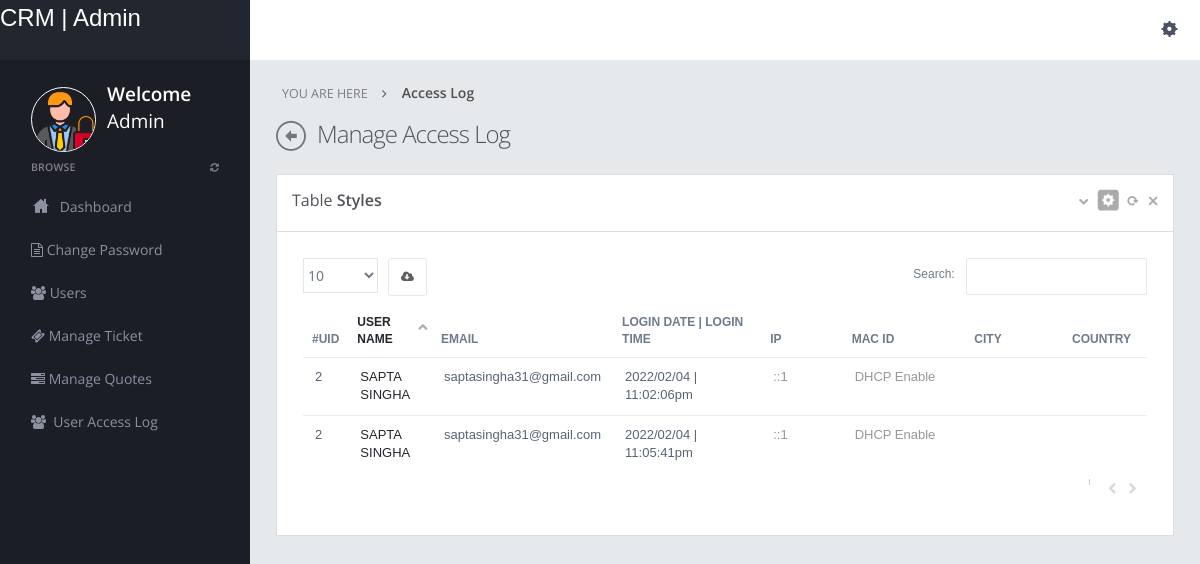
The app's page /admin/user-access-log.php (signed in) with its own data.
### tables this page shows
CREATE TABLE IF NOT EXISTS `usercheck` (
  `id` int NOT NULL AUTO_INCREMENT,
  `logindate` varchar(255) DEFAULT '',
  `logintime` varchar(255) DEFAULT '',
  `user_id` int DEFAULT NULL,
  `username` varchar(255) DEFAULT NULL,
  `email` varchar(255) DEFAULT '',
  `ip` varbinary(16) DEFAULT NULL,
  `mac` varbinary(16) DEFAULT NULL,
  `city` varchar(255) DEFAULT NULL,
  `country` varchar(255) DEFAULT NULL,
  PRIMARY KEY (`id`)
);

### admin/user-access-log.php (the view, shortened to what this page needs)
<?php
include("dbconnection.php");
?>
<!DOCTYPE html>
<html>
<head>
<link href="../assets/plugins/bootstrap-select2/select2.css" rel="stylesheet" type="text/css" media="screen"/>
<link href="../assets/plugins/jquery-datatable/css/jquery.dataTables.css" rel="stylesheet" type="text/css"/>
<link href="../assets/plugins/datatables-responsive/css/datatables.responsive.css" rel="stylesheet" type="text/css" media="screen"/>
<link href="../assets/plugins/boostrapv3/css/bootstrap.min.css" rel="stylesheet" type="text/css"/>
<link href="../assets/plugins/boostrapv3/css/bootstrap-theme.min.css" rel="stylesheet" type="text/css"/>
<link href="../assets/plugins/font-awesome/css/font-awesome.css" rel="stylesheet" type="text/css"/>
<link href="../assets/css/animate.min.css" rel="stylesheet" type="text/css"/>
<link href="../assets/plugins/jquery-scrollbar/jquery.scrollbar.css" rel="stylesheet" type="text/css"/>
<link href="../assets/css/style.css" rel="stylesheet" type="text/css"/>
<link href="../assets/css/responsive.css" rel="stylesheet" type="text/css"/>
<link href="../assets/css/custom-icon-set.css" rel="stylesheet" type="text/css"/>
</head>
<body class="">
<?php include("header.php");?>
<div class="page-container row">
      <?php include("leftbar.php");?>
    </div>
  </div>
  <div class="page-content">
    <div class="content">
      <ul class="breadcrumb">
        <li>
          <p>YOU ARE HERE</p>
        </li>
        <li><a href="#" class="active">Access Log</a> </li>
      </ul>
      <div class="page-title"> <i class="icon-custom-left"></i>
        <h3>Manage Access Log</h3>
      </div>
      <div class="row-fluid">
        <div class="span12">
          <div class="grid simple ">
            <div class="grid-title">
              <h4>Table <span class="semi-bold">Styles</span></h4>
              <div class="tools"> <a href="javascript:;" class="collapse"></a> <a href="#grid-config" data-toggle="modal" class="config"></a> <a href="javascript:;" class="reload"></a> <a href="javascript:;" class="remove"></a> </div>
            </div>
            <div class="grid-body ">
              <table class="table table-hover table-condensed" id="example">
                <thead>
                  <tr>
                    <th style="width:1%">#Uid</th>
                    <th style="width:10%">User Name</th>
                      <th style="width:10%">Email </th>
                             <th style="width:18%">Login date | Login Time </th>
                    <th style="width:10%" data-hide="phone,tablet">IP</th>
                    <th style="width:15%">Mac id</th>
                    <th style="width:12%" data-hide="phone,tablet">City </th>
                    <th style="width:10%">Country </th>
                  </tr>
                </thead>
                <tbody>
                <?php $ret=mysqli_query($con,"select * from usercheck ");
				$cnt=1;
				while($row=mysqli_fetch_array($ret))
				{?>
                  <tr >
                    <td class="v-align-middle"><?php echo $row['user_id'];?></td>
                    <td class="v-align-middle"><?php echo $row['username'];?></td>
                               <td class="v-align-middle"><?php echo $row['email'];?></td>
                               <td class="v-align-middle"><?php echo $row['logindate'];?> | <?php echo $row['logintime'];?> </td>
                    <td class="v-align-middle"><span class="muted"><?php echo $row['ip'];?></span></td>
                    <td><span class="muted"><?php echo $row['mac'];?></span></td>
                    <td class="v-align-middle"><?php echo $row['city'];?>
                    </td>
                      <td><?php echo $row['country'];?></td>
                  </tr>
                 <?php $cnt=$cnt+1; } ?>
                </tbody>
              </table>
            </div>
          </div>
        </div>
      </div>
     </div>
  </div>
</div>
</body>
</html>

### admin/header.php (shortened to what this page needs)
<div class="header navbar navbar-inverse ">
  <div class="navbar-inner">
    <div class="header-seperation">
      <a href="home.php" style="color:#FFF; font-size:24px; padding-top:15px;"> CRM | Admin</a>
    </div>
    <div class="header-quick-nav" >
      <div class="pull-left">
      </div>
      <div class="pull-right">
        <ul class="nav quick-section ">
          <li class="quicklinks"> <a data-toggle="dropdown" class="dropdown-toggle  pull-right " href="#" id="user-options">
            <div class="iconset top-settings-dark "></div>
            </a>
          </li>
        </ul>
      </div>
    </div>
  </div>
</div>

### admin/leftbar.php
<div class="page-sidebar" id="main-menu">
  <div class="page-sidebar-wrapper scrollbar-dynamic" id="main-menu-wrapper">
    <div class="user-info-wrapper">
      <div class="profile-wrapper" style="border:solid #fff 1px;"> <img src="../assets/img/admin.png"  alt="" data-src="../assets/img/admin.png" data-src-retina="../assets/img/admin.png" width="69" height="69"  /> </div>
      <div class="user-info">
        <div class="greeting">Welcome</div>
        <div class="username">Admin</div>
      </div>
    </div>
    <p class="menu-title">BROWSE <span class="pull-right"><a href="javascript:;"><i class="fa fa-refresh"></i></a></span></p>
  <ul>
    <li class="start"> <a href="home.php"> <i class="icon-custom-home"></i> <span class="title">Dashboard</span>  </a>
    </li>
        <li><a href="change-password.php"><span class="fa fa-file-text-o"></span> Change Password</a></li>
                          <li><a href="manage-users.php"><span class="fa fa-users"></span> Users</a></li>
                        <li><a href="manage-tickets.php"><span class="fa fa-ticket"></span> Manage Ticket</a></li>
                            <li ><a href="manage-quotes.php"> <span class="fa fa-tasks"></span> Manage Quotes</a></li>
                          <li><a href="user-access-log.php"><span class="fa fa-users"></span>&nbsp;&nbsp;User Access Log</a></li>
  </ul>

### assets/css/responsive.css (style rules this page uses)
@media (min-width: 980px) { .page-sidebar { display: inline-block; float: left; position: fixed; width: 250px; margin-top: 58px; padding-bottom: 105px; } }
@media (min-width: 980px) { .page-sidebar .page-sidebar-wrapper { display: inline-block; float: left; height: 100%; max-width: 250px; width: 100%; } }
@media (min-width: 980px) { .page-sidebar ul { width: 250px; } }
@media (min-width: 980px) { .page-content { margin-left: 250px; min-height: 100%; } }

### records on screen
usercheck: user "2", username "SAPTA SINGHA", email "saptasingha31@gmail.com", logindate "2022/02/04", logintime "11:02:06pm", ip "::1", mac "DHCP Enable"
usercheck: user "2", username "SAPTA SINGHA", email "saptasingha31@gmail.com", logindate "2022/02/04", logintime "11:05:41pm", ip "::1", mac "DHCP Enable"
